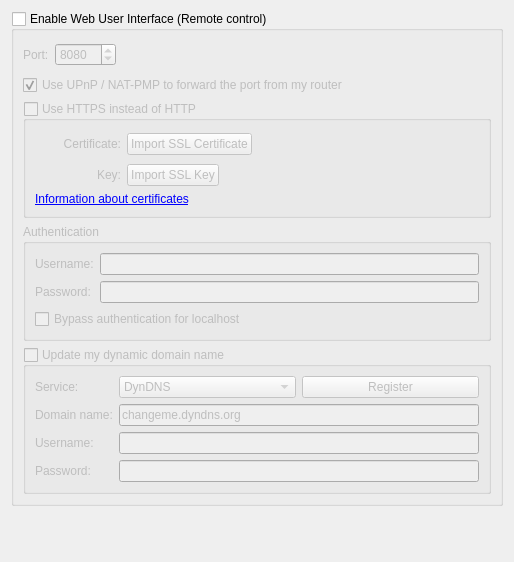
          <widget class="QWidget" name="scrollAreaWidgetContents_7">
           <property name="geometry">
            <rect>
             <x>0</x>
             <y>0</y>
             <width>514</width>
             <height>562</height>
            </rect>
           </property>
           <layout class="QVBoxLayout" name="verticalLayout_23">
            <item>
             <widget class="QGroupBox" name="checkWebUi">
              <property name="title">
               <string>Enable Web User Interface (Remote control)</string>
              </property>
              <property name="checkable">
               <bool>true</bool>
              </property>
              <property name="checked">
               <bool>false</bool>
              </property>
              <layout class="QVBoxLayout" name="verticalLayout_2">
               <item>
                <layout class="QHBoxLayout" name="horizontalLayout_2">
                 <item>
                  <widget class="QLabel" name="lblWebUiPort">
                   <property name="text">
                    <string>Port:</string>
                   </property>
                  </widget>
                 </item>
                 <item>
                  <widget class="QSpinBox" name="spinWebUiPort">
                   <property name="minimum">
                    <number>1</number>
                   </property>
                   <property name="maximum">
                    <number>65535</number>
                   </property>
                   <property name="value">
                    <number>8080</number>
                   </property>
                  </widget>
                 </item>
                 <item>
                  <spacer>
                   <property name="orientation">
                    <enum>Qt::Horizontal</enum>
                   </property>
                   <property name="sizeHint" stdset="0">
                    <size>
                     <width>21</width>
                     <height>29</height>
                    </size>
                   </property>
                  </spacer>
                 </item>
                </layout>
               </item>
               <item>
                <widget class="QCheckBox" name="checkWebUIUPnP">
                 <property name="text">
                  <string>Use UPnP / NAT-PMP to forward the port from my router</string>
                 </property>
                 <property name="checked">
                  <bool>true</bool>
                 </property>
                </widget>
               </item>
               <item>
                <widget class="QGroupBox" name="checkWebUiHttps">
                 <property name="title">
                  <string>Use HTTPS instead of HTTP</string>
                 </property>
                 <property name="checkable">
                  <bool>true</bool>
                 </property>
                 <property name="checked">
                  <bool>false</bool>
                 </property>
                 <layout class="QGridLayout" name="gridLayout_11">
                  <item row="0" column="0">
                   <widget class="QLabel" name="lblSslCertStatus">
                    <property name="minimumSize">
                     <size>
                      <width>22</width>
                      <height>22</height>
                     </size>
                    </property>
                    <property name="maximumSize">
                     <size>
                      <width>22</width>
                      <height>22</height>
                     </size>
                    </property>
                    <property name="text">
                     <string/>
                    </property>
                   </widget>
                  </item>
                  <item row="0" column="1">
                   <widget class="QLabel" name="lblWebUiCrt">
                    <property name="text">
                     <string>Certificate:</string>
                    </property>
                    <property name="alignment">
                     <set>Qt::AlignRight|Qt::AlignTrailing|Qt::AlignVCenter</set>
                    </property>
                   </widget>
                  </item>
                  <item row="0" column="2">
                   <layout class="QHBoxLayout" name="horizontalLayout_4">
                    <item>
                     <widget class="QPushButton" name="btnWebUiCrt">
                      <property name="text">
                       <string>Import SSL Certificate</string>
                      </property>
                     </widget>
                    </item>
                    <item>
                     <spacer name="horizontalSpacer_12">
                      <property name="orientation">
                       <enum>Qt::Horizontal</enum>
                      </property>
                      <property name="sizeHint" stdset="0">
                       <size>
                        <width>138</width>
                        <height>28</height>
                       </size>
                      </property>
                     </spacer>
                    </item>
                   </layout>
                  </item>
                  <item row="1" column="0">
                   <widget class="QLabel" name="lblSslKeyStatus">
                    <property name="minimumSize">
                     <size>
                      <width>22</width>
                      <height>22</height>
                     </size>
                    </property>
                    <property name="maximumSize">
                     <size>
                      <width>22</width>
                      <height>22</height>
                     </size>
                    </property>
                    <property name="text">
                     <string/>
                    </property>
                   </widget>
                  </item>
                  <item row="1" column="1">
                   <widget class="QLabel" name="lblWebUiKey">
                    <property name="text">
                     <string>Key:</string>
                    </property>
                    <property name="alignment">
                     <set>Qt::AlignRight|Qt::AlignTrailing|Qt::AlignVCenter</set>
                    </property>
                   </widget>
                  </item>
                  <item row="1" column="2">
                   <layout class="QHBoxLayout" name="horizontalLayout_5">
                    <item>
                     <widget class="QPushButton" name="btnWebUiKey">
                      <property name="text">
                       <string>Import SSL Key</string>
                      </property>
                     </widget>
                    </item>
                    <item>
                     <spacer name="horizontalSpacer_13">
                      <property name="orientation">
                       <enum>Qt::Horizontal</enum>
                      </property>
                      <property name="sizeHint" stdset="0">
                       <size>
                        <width>40</width>
                        <height>20</height>
                       </size>
                      </property>
                     </spacer>
                    </item>
                   </layout>
                  </item>
                  <item row="2" column="0" colspan="3">
                   <widget class="QLabel" name="lblWebUIInfo">
                    <property name="text">
                     <string>&lt;a href=https://httpd.apache.org/docs/current/ssl/ssl_faq.html#aboutcerts&gt;Information about certificates&lt;/a&gt;</string>
                    </property>
                    <property name="openExternalLinks">
                     <bool>true</bool>
                    </property>
                   </widget>
                  </item>
                 </layout>
                </widget>
               </item>
               <item>
                <widget class="QGroupBox" name="groupWebUiAuth">
                 <property name="title">
                  <string>Authentication</string>
                 </property>
                 <layout class="QGridLayout" name="gridLayout_10">
                  <item row="0" column="1" rowspan="3">
                   <widget class="QLineEdit" name="textWebUiUsername">
                    <property name="text">
                     <string/>
                    </property>
                    <property name="maxLength">
                     <number>1000</number>
                    </property>
                    <property name="echoMode">
                     <enum>QLineEdit::Normal</enum>
                    </property>
                   </widget>
                  </item>
                  <item row="3" column="1">
                   <widget class="QLineEdit" name="textWebUiPassword">
                    <property name="text">
                     <string/>
                    </property>
                    <property name="maxLength">
                     <number>1000</number>
                    </property>
                    <property name="echoMode">
                     <enum>QLineEdit::Password</enum>
                    </property>
                   </widget>
                  </item>
                  <item row="4" column="0" colspan="2">
                   <widget class="QCheckBox" name="checkBypassLocalAuth">
                    <property name="text">
                     <string>Bypass authentication for localhost</string>
                    </property>
                   </widget>
                  </item>
                  <item row="0" column="0" rowspan="3">
                   <widget class="QLabel" name="lblWebUiUsername">
                    <property name="text">
                     <string>Username:</string>
                    </property>
                   </widget>
                  </item>
                  <item row="3" column="0">
                   <widget class="QLabel" name="lblWebUiPassword">
                    <property name="text">
                     <string>Password:</string>
                    </property>
                   </widget>
                  </item>
                 </layout>
                </widget>
               </item>
               <item>
                <widget class="QGroupBox" name="checkDynDNS">
                 <property name="title">
                  <string>Update my dynamic domain name</string>
                 </property>
                 <property name="checkable">
                  <bool>true</bool>
                 </property>
                 <property name="checked">
                  <bool>false</bool>
                 </property>
                 <layout class="QFormLayout" name="formLayout_5">
                  <item row="0" column="0">
                   <widget class="QLabel" name="label_19">
                    <property name="text">
                     <string>Service:</string>
                    </property>
                   </widget>
                  </item>
                  <item row="0" column="1">
                   <layout class="QHBoxLayout" name="horizontalLayout_3">
                    <item>
                     <widget class="QComboBox" name="comboDNSService">
                      <item>
                       <property name="text">
                        <string notr="true">DynDNS</string>
                       </property>
                      </item>
                      <item>
                       <property name="text">
                        <string notr="true">No-IP</string>
                       </property>
                      </item>
                     </widget>
                    </item>
                    <item>
                     <widget class="QPushButton" name="registerDNSBtn">
                      <property name="text">
                       <string>Register</string>
                      </property>
                     </widget>
                    </item>
                   </layout>
                  </item>
                  <item row="1" column="0">
                   <widget class="QLabel" name="label_20">
                    <property name="text">
                     <string>Domain name:</string>
                    </property>
                   </widget>
                  </item>
                  <item row="1" column="1">
                   <widget class="QLineEdit" name="domainNameTxt">
                    <property name="text">
                     <string notr="true">changeme.dyndns.org</string>
                    </property>
                   </widget>
                  </item>
                  <item row="2" column="0">
                   <widget class="QLabel" name="label_21">
                    <property name="text">
                     <string>Username:</string>
                    </property>
                   </widget>
                  </item>
                  <item row="2" column="1">
                   <widget class="QLineEdit" name="DNSUsernameTxt">
                    <property name="maxLength">
                     <number>50</number>
                    </property>
                   </widget>
                  </item>
                  <item row="3" column="0">
                   <widget class="QLabel" name="label_22">
                    <property name="text">
                     <string>Password:</string>
                    </property>
                   </widget>
                  </item>
                  <item row="3" column="1">
                   <widget class="QLineEdit" name="DNSPasswordTxt">
                    <property name="maxLength">
                     <number>50</number>
                    </property>
                    <property name="echoMode">
                     <enum>QLineEdit::Password</enum>
                    </property>
                   </widget>
                  </item>
                 </layout>
                </widget>
               </item>
              </layout>
             </widget>
            </item>
            <item>
             <spacer name="verticalSpacer">
              <property name="orientation">
               <enum>Qt::Vertical</enum>
              </property>
              <property name="sizeHint" stdset="0">
               <size>
                <width>20</width>
                <height>40</height>
               </size>
              </property>
             </spacer>
            </item>
           </layout>
          </widget>
